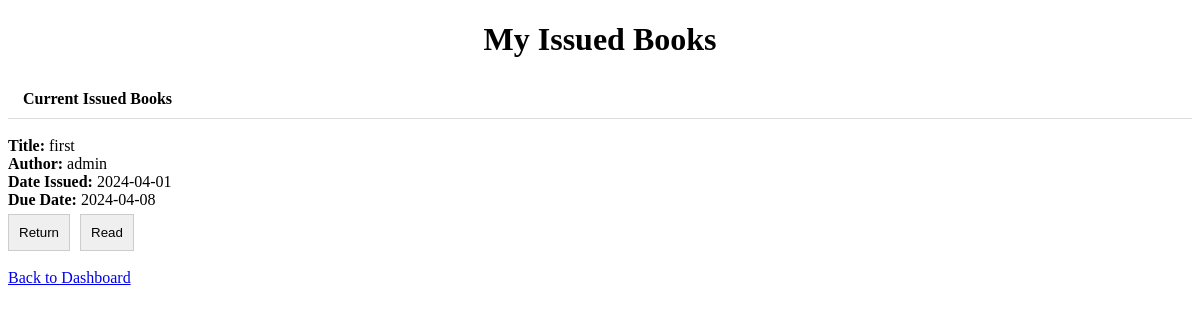
/user_mybooks (signed in), run on the app's committed database.
### models.py (models this page shows)
class Issue(db.Model):
    id = db.Column(db.Integer, primary_key=True)
    user_id = db.Column(db.Integer, db.ForeignKey('user.id'), nullable=False)
    book_id = db.Column(db.Integer, db.ForeignKey('book.id'), nullable=False)
    librarian_id = db.Column(db.Integer, db.ForeignKey('user.id'), nullable=True)
    section_id = db.Column(db.Integer, db.ForeignKey('section.id'), nullable=False)
    date_issued = db.Column(db.DateTime, default=datetime.now, nullable=False)
    due_date = db.Column(db.DateTime, nullable=True)
    revoked = db.Column(db.Boolean, default=False, nullable=False)
    status = db.Column(db.String(50), nullable=False, default='issued')

class Book(db.Model):
    id = db.Column(db.Integer, primary_key=True)
    title = db.Column(db.String(150), nullable=False)
    author = db.Column(db.String(100), nullable=False)
    pdf_file = db.Column(db.String(200))
    section_id = db.Column(db.Integer, db.ForeignKey('section.id'), nullable=False)
    section = db.relationship('Section', back_populates='books')
    issues = db.relationship('Issue', backref='book', lazy='dynamic')

### routes.py (the view)
@app.route('/user_mybooks', methods=['GET'])
def user_mybooks():
    if 'user_id' not in session:
        return redirect(url_for('user_login'))
    user_id = session['user_id']
    issued_books = Issue.query.filter_by(user_id=user_id, status='issued').all()
    current_time = datetime.now()
    return render_template('user_mybooks.html', issued_books=issued_books,current_time=current_time)

### templates/user_mybooks.html (shortened to what this page needs)
<!DOCTYPE html>
<html >
<head>
    <link rel="stylesheet" href="{{ url_for('static', filename='css/styles.css') }}">
</head>
<body>
<div >
    <h1>My Issued Books</h1>
    <div >
        <div class="section-header-mybook">Current Issued Books</div>
        {% for issue in issued_books %}
        <br>
        <div class="book-item">
            <div class="book-info-mybook">
                <strong>Title:</strong> {{ issue.book.title }}<br>
                <strong>Author:</strong> {{ issue.book.author }}<br>
                <strong>Date Issued:</strong> {{ issue.date_issued.strftime('%Y-%m-%d') }}<br>
                <strong>Due Date:</strong> {{ issue.due_date.strftime('%Y-%m-%d') if issue.due_date else 'Calculating...' }}
            </div>
            <div class="action-buttons-mybook" >
                {% if issue.revoked or issue.due_date < current_time %}
                <div>
                    Access to this book has been revoked due to overdue.
                    <form action="{{ url_for('return_book', issue_id=issue.id) }}" method="post">
                        <button type="submit">Return</button>
                    </form>
                </div>
                {% else %}
                <form action="{{ url_for('return_book', issue_id=issue.id) }}" method="post" onsubmit="return confirm('Are you sure you want to return the book?');">
                    <button type="submit">Return</button>
                </form>
                <form action="{{ url_for('serve_pdf', book_id=issue.book.id) }}" method="GET">
                    <button>Read</button>
                </form>
                {% endif %}
            </div>
        </div>
        {% else %}
        <div>No issued books found.</div>
        {% endfor %}
    </div>
    <br>
    <a href="{{ url_for('user_dashboard') }}">Back to Dashboard</a>
</div>
</body>
</html>

### static/css/styles.css (style rules this page uses)
button { border: 1px solid #ccc; padding: 10px 10px; cursor: pointer; }
h1 { text-align: center; }
.action-buttons-mybook { display: flex; gap: 10px; }
.section-header-mybook { border-bottom: 1px solid #ddd; padding: 10px 15px; font-weight: bold; }
.book-info-mybook { margin-bottom: 5px; }

### data on the page
Issue: book "first", book.author "admin", date_issued "2024-04-01", due_date "2024-04-08"
